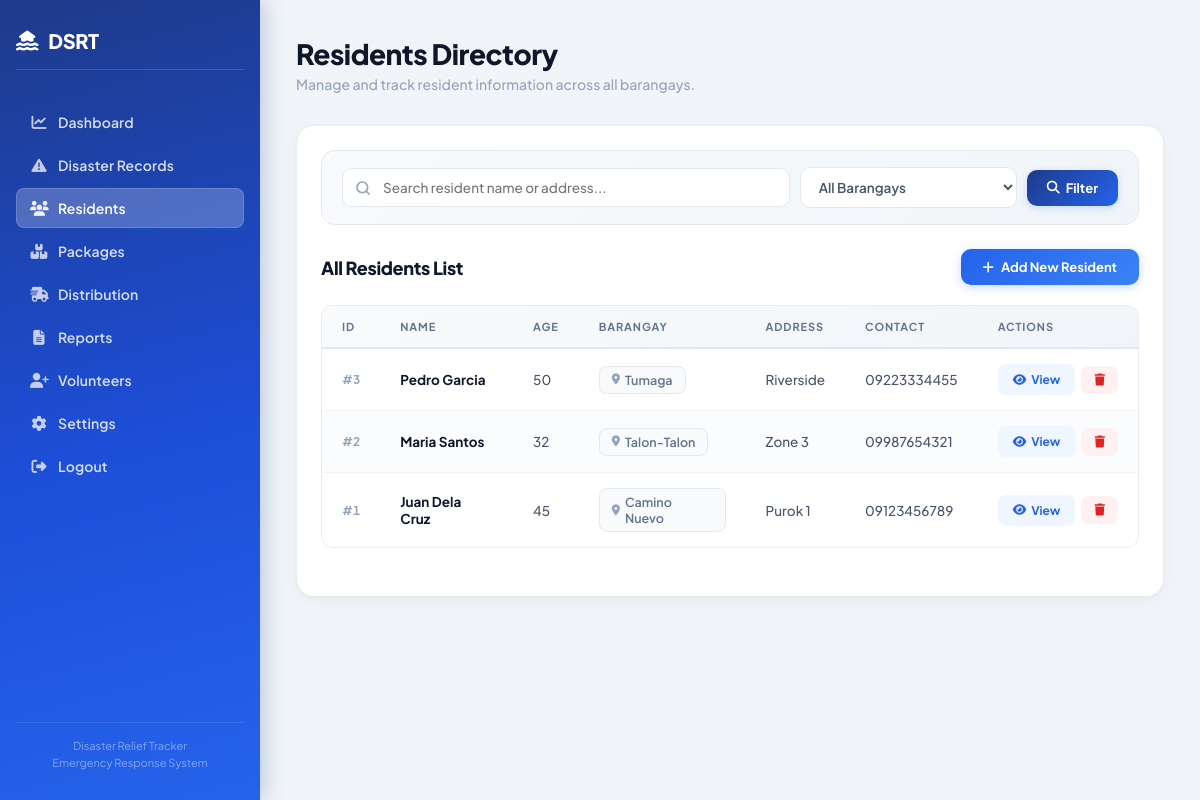
The app's page /pages/residents.php (signed in) with its own data.
### tables this page shows
CREATE TABLE `residents` (
  `resident_id` int(11) NOT NULL,
  `barangay_id` int(11) DEFAULT NULL,
  `name` varchar(100) NOT NULL,
  `age` int(11) DEFAULT NULL,
  `address` varchar(150) DEFAULT NULL,
  `contact` varchar(20) DEFAULT NULL,
  `created_at` datetime DEFAULT current_timestamp(),
  `updated_at` datetime DEFAULT current_timestamp() ON UPDATE current_timestamp()
);

CREATE TABLE `barangays` (
  `barangay_id` int(11) NOT NULL,
  `barangay_name` varchar(100) NOT NULL
);

### classes/ResidentModel.php (called while the page is built, shortened)
<?php
class ResidentModel {
    private $conn;
    public function __construct($dbConnection) {
        $this->conn = $dbConnection;
    }
    public function getAllResidents($search = '', $barangay_id = '') {
        $query = "SELECT r.*, b.barangay_name
                  FROM residents r
                  LEFT JOIN barangays b ON r.barangay_id = b.barangay_id
                  WHERE 1=1";
        $params = [];
        $query .= " ORDER BY r.resident_id DESC";
        $stmt = $this->conn->prepare($query);
        $stmt->execute($params);
        return $stmt->fetchAll(PDO::FETCH_ASSOC);
    }
}
?>

### pages/residents.php (the view, shortened to what this page needs)
<?php
require_once '../classes/ResidentModel.php';
$db = new Database();
$conn = $db->connect();
$residentModel = new ResidentModel($conn);
$search = $_GET['search'] ?? '';
$barangay_id = $_GET['barangay_id'] ?? '';
$residents = $residentModel->getAllResidents($search, $barangay_id);
?>
<!DOCTYPE html>
<html lang="en">
<head>
    <link rel="stylesheet" href="../style/dashboard.css">
    <link rel="stylesheet" href="../style/tables.css">
    <link rel="stylesheet" href="https://cdnjs.cloudflare.com/ajax/libs/font-awesome/6.5.1/css/all.min.css">
</head>
<body>
   <?php $activePage = 'residents'; $sidebarBase = ''; include '../includes/sidebar.php'; ?>
    <div class="main">
        <div class="header">
            <h1>Residents Directory</h1>
            <p>Manage and track resident information across all barangays.</p>
        </div>
        <div class="table-container" style="margin-top: 2rem;">
            <form method="GET" action="residents.php" class="filter-bar">
                <input type="text" name="search" placeholder="Search resident name or address..." value="<?php echo htmlspecialchars($search); ?>">
                <select name="barangay_id">
                    <option value="">All Barangays</option>
                </select>
                <button type="submit" class="btn-filter"><i class="fa-solid fa-magnifying-glass"></i> Filter</button>
            </form>
            <div class="table-header">
                <h2>All Residents List</h2>
                <?php if (isset($_SESSION['role_id']) && $_SESSION['role_id'] == 1): ?>
                <button onclick="document.getElementById('addResidentModal').style.display='block'" class="btn-add">
                    <i class="fa-solid fa-plus"></i> Add New Resident
                </button>
                <?php endif; ?>
            </div>
            <div class="table-wrapper">
            <table>
                <thead>
                <tr>
                    <th>ID</th>
                    <th>Name</th>
                    <th>Age</th>
                    <th>Barangay</th>
                    <th>Address</th>
                    <th>Contact</th>
                    <th>Actions</th>
                </tr>
                </thead>
                <tbody id="residentsTableBody">
                <?php if (count($residents) == 0): ?>
                    <tr>
                        <td colspan="7">
                            <div class="table-empty">
                                <i class="fa-solid fa-users-slash"></i>
                                <p>No resident records found.</p>
                                <small>Add a new resident to get started.</small>
                            </div>
                        </td>
                    </tr>
                <?php else: ?>
                <?php foreach ($residents as $row): ?>
                <tr>
                    <td class="cell-id">#<?php echo $row['resident_id']; ?></td>
                    <td><strong><?php echo htmlspecialchars($row['name']); ?></strong></td>
                    <td><?php echo htmlspecialchars($row['age'] ?? 'N/A'); ?></td>
                    <td>
                        <span class="location-pill">
                            <i class="fa-solid fa-location-dot"></i>
                            <?php echo htmlspecialchars($row['barangay_name'] ?? 'Unknown'); ?>
                        </span>
                    </td>
                    <td><?php echo htmlspecialchars($row['address'] ?? 'N/A'); ?></td>
                    <td><?php echo htmlspecialchars($row['contact'] ?? 'N/A'); ?></td>
                    <td>
                        <div class="actions-cell">
                            <a href="../actions/view_resident.php?id=<?php echo $row['resident_id']; ?>" class="btn-table-view" title="View Details">
                                <i class="fa-solid fa-eye"></i> View
                            </a>
                            <?php if (isset($_SESSION['role_id']) && $_SESSION['role_id'] == 1): ?>
                            <form method="POST" onsubmit="return confirm('Are you sure you want to delete this resident record?');" style="display: inline;">
                                <button type="submit" class="btn-table-delete" title="Delete Record">
                                    <i class="fa-solid fa-trash"></i>
                                </button>
                            </form>
                            <?php endif; ?>
                        </div>
                    </td>
                </tr>
                <?php endforeach; ?>
                <?php endif; ?>
                </tbody>
            </table>
            </div>
        </div>
    </div>
</body>
</html>

### style/dashboard.css (style rules this page uses)
:root { --primary: #2563eb; --primary-dark: #1d4ed8; --primary-light: #eff6ff; --accent: #06b6d4; --success: #10b981; --warning: #f59e0b; --danger: #ef4444; --text-dark: #0f172a; --text-mid: #475569; --text-light: #94a3b8; --bg: #f1f5f9; --surface: #ffffff; --border: #e2e8f0; --shadow-sm: 0 1px 3px rgba(0,0,0,0.06), 0 1px 2px rgba(0,0,0,0.04); --shadow-md: 0 4px 16px rgba(0,0,0,0.07), 0 2px 6px rgba(0,0,0,0.04); --shadow-lg: 0 10px 30px rgba(0,0,0,0.1), 0 4px 10px rgba(0,0,0,0.05); --radius-sm: 8px; --radius-md: 14px; --radius-lg: 20px; }
* { margin: 0; padding: 0; box-sizing: border-box; font-family: 'Plus Jakarta Sans', sans-serif; }
body { background: var(--bg); display: flex; min-height: 100vh; color: var(--text-dark); }
.main { flex: 1; padding: 36px; background: var(--bg); overflow-y: auto; }
.header { margin-bottom: 32px; }
.header h1 { font-size: 28px; font-weight: 800; color: var(--text-dark); letter-spacing: -0.5px; margin-bottom: 4px; }
.header p { color: var(--text-light); font-size: 14px; font-weight: 500; }

### records on screen
residents: resident_id "3", name "Pedro Garcia", age "50", barangay.barangay_name "Tumaga", address "Riverside", contact "09223334455"
residents: resident_id "2", name "Maria Santos", age "32", barangay.barangay_name "Talon-Talon", address "Zone 3", contact "09987654321"
residents: resident_id "1", name "Juan Dela Cruz", age "45", barangay.barangay_name "Camino Nuevo", address "Purok 1", contact "09123456789"
